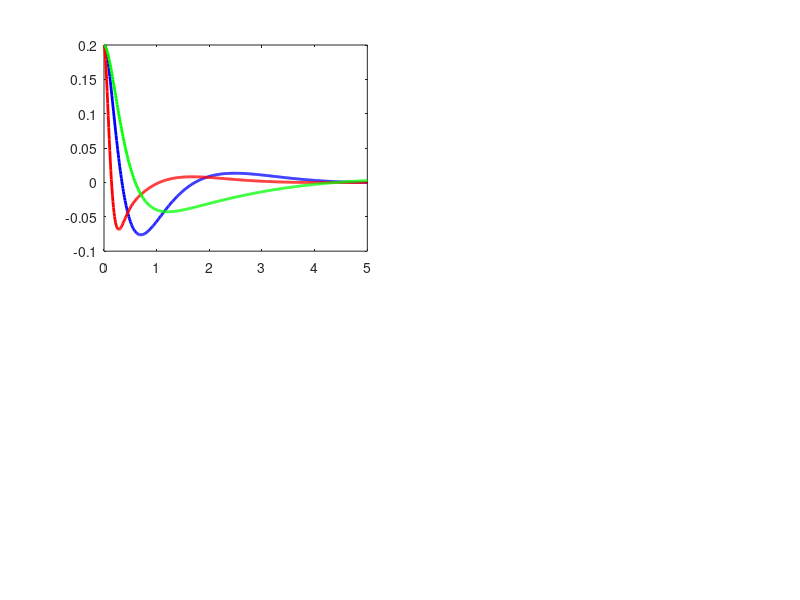

Here is the MATLAB script that generated this plot: (Note: this script raises an error after producing the figure.)
%% *LQR线性二次型调节器（Linear Quadratic Regulator）*
% *本文档从系统稳定性出发，引出LQR线性二次型调节器来优化极点配置以达到不同的控制效果*
%% *一、状态空间方程与开环稳定性 (Open-Loop Analysis)*
% _*1. 开环系统稳定性判据*_
% 对于线性时不变系统 (LTI)，可有以下的状态方程：
%  $$$ \dot{x}(t) = Ax(t) + Bu(t) $$$
% 开环系统（*令u=0/u与x无关*）的稳定性完全取决于矩阵 A 的特征值 (Eigenvalues)。 特征方程为： 
% $$$ \det(\lambda I - A) = 0 $$$ 
% 根 $\lambda$ 即为系统的极点。我们可以很轻松在matlab判断系统的稳定性：

disp(' ');
disp('=== 开环系统稳定性判据 ===');
% 定义一个抽象的二阶不稳定系统
A = [0,  1; 
     2,  0];  % 这里的 '2' 导致特征值会出现正实部，系统不稳定
B = [0; 
     1];
C = [1, 0];   % 假设观测 x1
D = 0;

disp('=== 1. 开环系统分析 ===');
disp('系统矩阵 A:'); disp(A);
% 特征值计算 
open_loop_poles = eig(A);

disp('开环特征值 (Open-loop Eigenvalues):');
disp(open_loop_poles);
% 稳定性判定：存在大于零的实部即说明系统不稳定
if any(real(open_loop_poles) > 0)
    disp('结论: 存在实部为正的特征值 -> 系统不稳定 (Unstable)。');
else
    disp('结论: 系统稳定。');
end
% 
% _*2. 闭环系统稳定性判据*_
% 接下来我们采用全状态反馈控制律： 
% $$u = -Kx$$
% 此时系统成为一个闭环系统，x就是我们的被控量。代入原方程：
%  $$$ \dot{x} = Ax + B(-Kx) = (A - BK)x $$$
% 此时我们得到新的闭环系统矩阵：
%  $$$ A_{cl} = A - BK $$$
% 我们的目标是选择 K，使得 $A_{cl}$ 的所有特征值都在复平面左半平面（实部都＜0）。

disp(' ');
disp('=== 极点配置 (Pole Placement) 的数学局限 ===');

% 认为选定极点后求解K矩阵
desired_poles = [-2, -3];% 我们随意指定两个稳定极点：p1 = -2, p2 = -3
K_place = place(A, B, desired_poles);

% 验证闭环矩阵
A_cl_place = A - B * K_place;
calculated_poles = eig(A_cl_place);

disp('手动配置极点 [-2, -3] 对应的增益 K:'); disp(K_place);
disp('闭环矩阵 (A - BK) 的特征值:'); disp(calculated_poles);

% 稳定性判定：存在大于零的实部即说明系统不稳定
if any(real(calculated_poles) > 0)
    disp('结论: 存在实部为正的特征值 -> 系统不稳定 (Unstable)。');
else
    disp('结论: 系统稳定。');
end
%% 
% 虽然数学上我们可以把极点配置到任意位置（只要系统可控），但为什么选 [-2, -3]？为什么不选 [-10, -20]？
% 
% 极点选得越负，收敛越快，但 K 值（以及控制能量 u）会呈指数级增长。单纯的特征值分析无法告诉我们要付出多少代价。因此我们需要一种手段可以优化/量化我们的极点配置，这是我们引入LQR的原因
%% *二、LQR 的引入与黎卡提方程 (LQR & Riccati Equation)*
% _*1.代价函数*_
% LQR 将“选极点”问题转化为“泛函极值”问题，通过定义“*代价函数*” (Cost Function) J：
% $$ J = \int_{0}^{\infty} ( \underbrace{x^T Q x}_{\text{误差惩罚}} + \underbrace{u^T R u}_{\text{能量惩罚}} ) dt $$
% 可以看出，Q矩阵越大，误差带来的Penalty越大（控不住/收敛不了）；R矩阵越大，输入带来的Penalty越大（大力气办小事情）
%% 
% * *Q (状态权重矩阵)**：描述你对误差的容忍度。 - Q 里面的元素越大，代表你越容忍不了这个状态有误差。 - LQR 就会拼命去消除这个状态的误差（反应变快）
%% 
% * *R (控制权重矩阵)**：描述你对能量消耗的吝啬程度。 - R 越大，代表你越心疼电费（或者电机力矩有限）。 - LQR 就会限制输出电压 $u$ 
% 的幅度（反应变慢，但动作更省力）
%% 
% 而我们的目标是：找到一个K矩阵，使得 J 最小
% 
% 
% _2. 黎卡提方程 (Riccati Equation)_
% 根据庞特里亚金最小值原理，最优解依赖于 代数黎卡提方程 (ARE)： 
% $$$ A^T P + P A - P B R^{-1} B^T P + Q = 0 $$$
% 其中 P 是唯一的对称正定解矩阵。由此我么可以得到最优反馈增益K，也就得到了最优的极点配置来更新我们的输入矩阵$$u$$，实现LQR闭环控制
%  $$$ K_{lqr} = R^{-1} B^T P $$$
% 我们可以在matlab中很轻松的求解K矩阵的数值解，并代入黎卡提方程进行检验

disp(' ');
disp('=== LQR 推导与黎卡提方程验证 ===');

% 定义权重矩阵
Q = [10, 0;  % 惩罚 x1 的偏差
     0,  1]; % x2 的偏差不太重要
R = 1;       % 惩罚控制量 u

disp('权重矩阵 Q:'); disp(Q);
disp('权重系数 R:'); disp(R);

% 求解K矩阵
[K_lqr, P_sol, E_lqr] = lqr(A, B, Q, R);

disp('LQR 计算出的最优增益 K:'); disp(K_lqr);
disp('黎卡提方程的解矩阵 P:'); disp(P_sol);
disp('LQR 自动选择的闭环特征值 (Closed-loop Poles):'); disp(E_lqr);

% --- B. 数学验证：手动代入黎卡提方程 ---
% 验证: A'P + PA - PBR^-1B'P + Q 应该等于 0 矩阵
ARE_residual = A' * P_sol + P_sol * A - P_sol * B * inv(R) * B' * P_sol + Q;

disp('验证黎卡提方程 (结果应接近全0矩阵):');
disp(ARE_residual);

% 寻找数值解即可 ARE_residual ≈ 0
if norm(ARE_residual) < 1e-10
    disp('✅ 黎卡提方程验证通过：数学推导成立。');
else
    disp('❌ 验证失败。');
end
%% 
% 到这里，我们成功地优化了我们的极点配置，找到了收敛速度与能耗输出的平衡点。
%% *三、经典倒立摆下的LQR控制*
% 这是一个经典的4阶倒立摆系统，非常适合演示 LQR 如何协调多个状态。
% 
% 状态向量 x = [小车位移; 小车速度; 摆杆角度; 摆杆角速度] 
% 
% 控制输入 u = 小车电机的推力
% _*1.全状态反馈下的系统可控性Controllability分析*_
% 全状态反馈下的系统转移矩阵的秩揭示了系统的可控性_*Controllability*_，即：
% $$$ Rank(A_{cl}) = Rank(A - BK) = Rank(x) $$$
% 如果上式成立，则系统一定可控（一定有合适的极点配置可以完成控制量收敛），反之则无

disp(' ');
disp('=== 全状态反馈下的系统可控性Controllability分析 ===');
% 物理参数
M = 1.0;  % 小车质量 (kg)
m = 0.1;  % 摆杆质量 (kg)
l = 0.5;  % 摆杆长度 (m)
g = 9.8;  % 重力

% 线性化后的系统矩阵 (推导过程略，直接给出结果)
% x1=位移, x2=速度, x3=角度(垂直向上为0), x4=角速度
A = [0, 1,    0,       0;
     0, 0,  -m*g/M,    0;  % 简化模型
     0, 0,    0,       1;
     0, 0, (M+m)*g/(M*l), 0];

B = [0; 
     1/M; 
     0; 
     -1/(M*l)];

C = eye(4); % 假定所有状态都能测到 (全状态反馈)
D = 0;

sys = ss(A, B, C, D);

% 检查可控性 (Controllability)
% 如果 rank(Co) < 4，系统不可控，LQR 也没救
Co = ctrb(A, B);
if rank(Co) == 4 
    disp('✅ 系统是完全可控的，可以设计 LQR。');
else
    error('❌ 系统不可控！');
end
% _*2. 设计三组不同的Q与R*_
% 我们设计三组 Q 和 R，看看它们对系统行为的影响。

disp(' ');
disp('=== 设计三组不同的Q与R ===');
% --- 方案 A: 均衡型 (默认) ---
% 我们只关心角度 x3 (希望能平衡) 和 位移 x1 (希望能回到原点)
Q_A = diag([10, 0, 100, 0]); % 角度权重100(最重要)，位移权重10
R_A = 1;                     % 能量权重 1
K_A = lqr(A, B, Q_A, R_A);

% --- 方案 B: 激进型 (不在乎能量，只要稳得快) ---
% R 很小，意味着电费不要钱，电机尽管通过最大电流
Q_B = Q_A;      % 权重不变
R_B = 0.01;     % 能量权重极小
K_B = lqr(A, B, Q_B, R_B);

% --- 方案 C: 吝啬型 (电池快没电了) ---
% R 很大，意味着动作要非常轻柔
Q_C = Q_A;      
R_C = 100;      % 能量权重极大
K_C = lqr(A, B, Q_C, R_C);

% 打印增益矩阵 K 看看区别
fprintf('\n--- 反馈增益 K 对比 ---\n');
fprintf('A (均衡): [%.2f, %.2f, %.2f, %.2f]\n', K_A);
fprintf('B (激进): [%.2f, %.2f, %.2f, %.2f] -> 增益巨大！\n', K_B);
fprintf('C (吝啬): [%.2f, %.2f, %.2f, %.2f] -> 增益很小\n', K_C);
% _3.仿真对比_
% 初始状态：杆子歪了 0.2 rad，小车在原点

x0 = [0; 0; 0.2; 0]; 

% 构建全状态反馈下的状态空间方程: dx = (A - BK)x
sys_cl_A = ss(A - B*K_A, zeros(4,1), C, 0);
sys_cl_B = ss(A - B*K_B, zeros(4,1), C, 0);
sys_cl_C = ss(A - B*K_C, zeros(4,1), C, 0);

t = 0:0.01:5;
[y_A, t, x_A] = initial(sys_cl_A, x0, t);
[y_B, t, x_B] = initial(sys_cl_B, x0, t);
[y_C, t, x_C] = initial(sys_cl_C, x0, t);

% 计算控制输入 u = -Kx
u_A = -x_A * K_A'; u_A = u_A(:,1); % 实际上 u 是一维的
u_B = -x_B * K_B'; u_B = u_B(:,1);
u_C = -x_C * K_C'; u_C = u_C(:,1);
% _4. 绘图分析_

figure('Color', 'w', 'Position', [100, 100, 1000, 600]);

% 子图1：角度响应 (我们最关心的)
subplot(2, 2, 1);
plot(t, x_A(:,3), 'b', 'LineWidth', 2); hold on;
plot(t, x_B(:,3), 'r', 'LineWidth', 2);
plot(t, x_C(:,3), 'g', 'LineWidth', 2);
yline(0, 'k--');
title('摆杆角度 (Angle) - x3');
legend('A: 均衡 (R=1)', 'B: 激进 (R=0.01)', 'C: 吝啬 (R=100)');
ylabel('弧度 rad'); grid on;

% 子图2：控制输入 (电压/力)
subplot(2, 2, 2);
plot(t, u_A, 'b', 'LineWidth', 2); hold on;
plot(t, u_B, 'r', 'LineWidth', 2);
plot(t, u_C, 'g', 'LineWidth', 2);
title('控制输入 (Control Effort) - u');
ylabel('力 Force (N)'); grid on;
% 注意看红色线(B)的初始值非常大！

% 子图3：小车位移
subplot(2, 2, 3);
plot(t, x_A(:,1), 'b', 'LineWidth', 2); hold on;
plot(t, x_B(:,1), 'r', 'LineWidth', 2);
plot(t, x_C(:,1), 'g', 'LineWidth', 2);
title('小车位移 (Position) - x1');
ylabel('米 m'); grid on;
% 吝啬型(C)为了省力，可能会让小车漂移得更远才回来

% 子图4：代价函数 J 的物理意义示意
subplot(2, 2, 4);
axis off;
text(0, 0.8, '为什么 LQR 优雅？', 'FontSize', 14, 'FontWeight', 'bold');
text(0, 0.6, 'J = \int (x^T Q x + u^T R u) dt', 'FontSize', 12);
text(0, 0.4, '1. 激进型 (红线): R很小 -> 为了把角度压回0，敢于输出巨大的力。');
text(0, 0.2, '2. 吝啬型 (绿线): R很大 -> 慢慢调，宁愿多晃一会，也不肯多出力。');
text(0, 0,   '3. 结论: 调参就是调 Q 和 R 的比例，而不是瞎猜极点。');
%% *四、Summary*
% _*1.状态空间方程不仅描述了系统，还通过特征值揭示了稳定性*_
% 
% _*2. 我们可以通过 K 任意改变特征值（极点配置），但这缺乏理论指导*_
% 
% _*3. LQR 通过解黎卡提方程 (A'P + PA - PBR^-1B'P + Q = 0)，在数学上 找到了一个平衡点：最优K矩阵，它自动确定当前约束下最佳闭环特征值的位置，这就是它的物理意义*_
%% 
% * LQR 的本质是解一个 "Riccati 方程" (MATLAB 的 lqr 函数自动完成)。
% * Q 矩阵：对角线元素 Q(i,i) 越大，表示你越希望第 i 个状态 x(i) 快速归零。
% * R 矩阵：R 越大，控制越保守；R 越小，控制越暴力。
% * 实际工程中，我们通常把 R 固定为 1，然后去调整 Q 里面的元素，直到满意为止。
%% 
% _*4.进行 LQR 之前我们还可以通过确定全反馈下状态转移矩阵的秩来判断系统可控性Controllability*_
% 
% _*笔者：卢俊烨*_
% _*日期：2025.12.02*_
% _*https://github.com/yagami-light7*_
% 
%